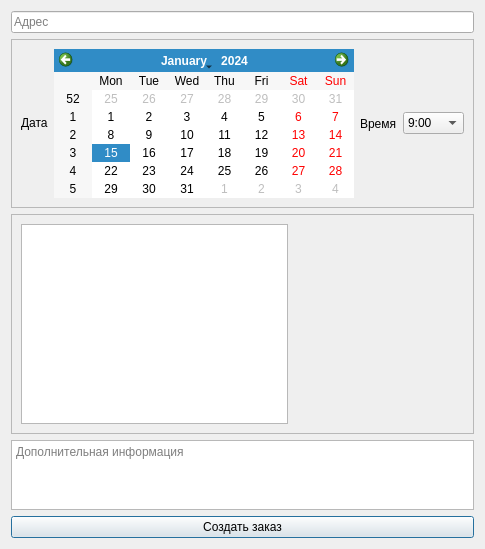
<?xml version="1.0" encoding="UTF-8"?>
<ui version="4.0">
 <class>makingorder</class>
 <widget class="QDialog" name="makingorder">
  <property name="geometry">
   <rect>
    <x>0</x>
    <y>0</y>
    <width>485</width>
    <height>549</height>
   </rect>
  </property>
  <property name="windowTitle">
   <string>Новый заказ</string>
  </property>
  <layout class="QVBoxLayout" name="verticalLayout_2">
   <item>
    <widget class="QLineEdit" name="addressLine">
     <property name="placeholderText">
      <string>Адрес</string>
     </property>
    </widget>
   </item>
   <item>
    <widget class="QFrame" name="frame">
     <property name="frameShape">
      <enum>QFrame::StyledPanel</enum>
     </property>
     <property name="frameShadow">
      <enum>QFrame::Raised</enum>
     </property>
     <layout class="QHBoxLayout" name="horizontalLayout">
      <item>
       <widget class="QLabel" name="label_2">
        <property name="maximumSize">
         <size>
          <width>80</width>
          <height>100</height>
         </size>
        </property>
        <property name="text">
         <string>Дата</string>
        </property>
       </widget>
      </item>
      <item>
       <widget class="QCalendarWidget" name="calendarWidget"/>
      </item>
      <item>
       <widget class="QLabel" name="label_3">
        <property name="maximumSize">
         <size>
          <width>80</width>
          <height>16777215</height>
         </size>
        </property>
        <property name="text">
         <string>Время</string>
        </property>
       </widget>
      </item>
      <item>
       <widget class="QComboBox" name="timeEdit">
        <property name="editable">
         <bool>false</bool>
        </property>
        <item>
         <property name="text">
          <string>9:00</string>
         </property>
        </item>
        <item>
         <property name="text">
          <string>9:30</string>
         </property>
        </item>
        <item>
         <property name="text">
          <string>10:00</string>
         </property>
        </item>
        <item>
         <property name="text">
          <string>10:30</string>
         </property>
        </item>
        <item>
         <property name="text">
          <string>11:00</string>
         </property>
        </item>
        <item>
         <property name="text">
          <string>11:30</string>
         </property>
        </item>
        <item>
         <property name="text">
          <string>12:00</string>
         </property>
        </item>
        <item>
         <property name="text">
          <string>12:30</string>
         </property>
        </item>
        <item>
         <property name="text">
          <string>14:00</string>
         </property>
        </item>
        <item>
         <property name="text">
          <string>14:30</string>
         </property>
        </item>
        <item>
         <property name="text">
          <string>15:00</string>
         </property>
        </item>
        <item>
         <property name="text">
          <string>15:30</string>
         </property>
        </item>
        <item>
         <property name="text">
          <string>16:00</string>
         </property>
        </item>
        <item>
         <property name="text">
          <string>16:30</string>
         </property>
        </item>
        <item>
         <property name="text">
          <string>17:00</string>
         </property>
        </item>
        <item>
         <property name="text">
          <string>17:30</string>
         </property>
        </item>
        <item>
         <property name="text">
          <string>18:00</string>
         </property>
        </item>
       </widget>
      </item>
     </layout>
    </widget>
   </item>
   <item>
    <widget class="QFrame" name="frame_2">
     <property name="frameShape">
      <enum>QFrame::StyledPanel</enum>
     </property>
     <property name="frameShadow">
      <enum>QFrame::Raised</enum>
     </property>
     <layout class="QHBoxLayout" name="horizontalLayout_2">
      <item>
       <widget class="QTableView" name="tableView">
        <property name="sortingEnabled">
         <bool>false</bool>
        </property>
       </widget>
      </item>
      <item>
       <widget class="QLabel" name="image">
        <property name="minimumSize">
         <size>
          <width>170</width>
          <height>200</height>
         </size>
        </property>
        <property name="maximumSize">
         <size>
          <width>170</width>
          <height>200</height>
         </size>
        </property>
        <property name="text">
         <string/>
        </property>
       </widget>
      </item>
     </layout>
    </widget>
   </item>
   <item>
    <widget class="QTextEdit" name="dopInfoEdit">
     <property name="placeholderText">
      <string>Дополнительная информация</string>
     </property>
    </widget>
   </item>
   <item>
    <widget class="QPushButton" name="makeOrderButton">
     <property name="text">
      <string>Создать заказ</string>
     </property>
    </widget>
   </item>
  </layout>
 </widget>
 <resources/>
 <connections>
  <connection>
   <sender>makeOrderButton</sender>
   <signal>clicked()</signal>
   <receiver>makingorder</receiver>
   <slot>makeOrder()</slot>
   <hints>
    <hint type="sourcelabel">
     <x>326</x>
     <y>580</y>
    </hint>
    <hint type="destinationlabel">
     <x>326</x>
     <y>302</y>
    </hint>
   </hints>
  </connection>
  <connection>
   <sender>tableView</sender>
   <signal>clicked(QModelIndex)</signal>
   <receiver>makingorder</receiver>
   <slot>selectBouquet(QModelIndex)</slot>
   <hints>
    <hint type="sourcelabel">
     <x>176</x>
     <y>207</y>
    </hint>
    <hint type="destinationlabel">
     <x>264</x>
     <y>302</y>
    </hint>
   </hints>
  </connection>
 </connections>
 <slots>
  <slot>makeOrder()</slot>
  <slot>selectBouquet(QModelIndex)</slot>
 </slots>
</ui>
